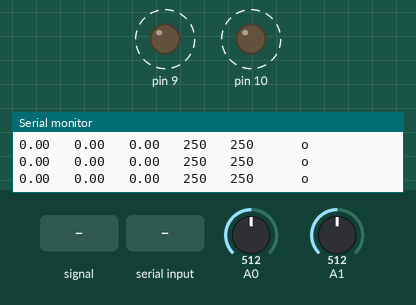
Recording of a sketch running on a simulated Arduino Uno, built for the host (arithmetic inside an expression is 32-bit, double 64-bit). Parts: output pins drawn as LEDs (lit = HIGH), the last lines printed to the serial monitor. Dashed ring = blinking. The test bench sets the inputs (shaded band); at power-on: A0 = 512, A1 = 512.

Above: at 1.2 s.
1.3 s: A0 fed a 200 Hz sine of ±81 counts around its level
At 1.48 s:
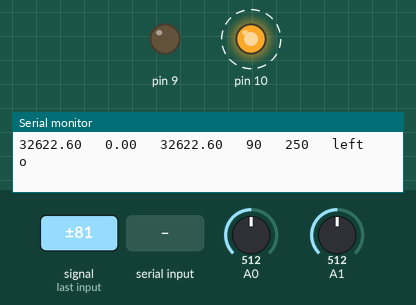
4.3 s: A0 set to 716
At 6.5 s:
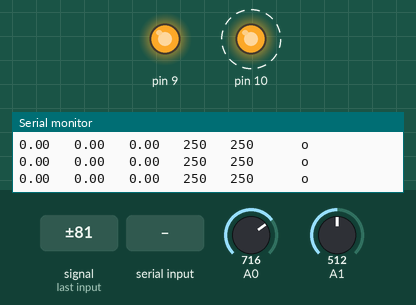
7.3 s: A1 set to 716
10.3 s: "90,45\n" received over Serial
At 11.2 s:
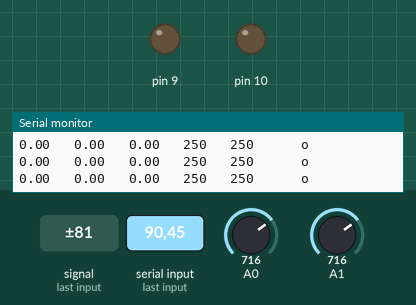
Timing chart, 0 to 13.3 s (numbered marks = the images above; inputs shaded):
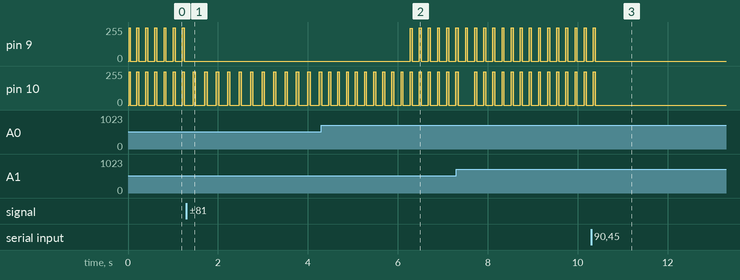

The sketch:

arduinoCode.ino
```cpp
int left_full=250;
int right_full=250;
int left_now;
int right_now;
int ifs=0;
double coco=0;
char asd[100];
char asd1[100];
double hightotal;
double hightotal1;
double highindex=0;
double highindex1=0;
int left=0;
int right=0;
int c=0;
double change;
double total;
double total1;
int start=1;
int inde=0;
void setup() {
  // put your setup code here, to run once:
  analogReference(INTERNAL1V1);
   Serial.begin(9600);
   //setP16( );   // Prescaler = 16
  //setP128( ); // Prescaler = 128 = default
   left_now=left_full;
   right_now=right_full;
    analogWrite(9, 0);//9 ports use for left pwm
  analogWrite(10, 0);//10 ports use for right pwm
  /*
  for(int j=0;j<5;j++)
  {
    total=0;
    total1=0;
    hightotal=0;
    hightotal1=0;
    for(int i=0;i<100;i++)
    {
       asd1[i] = analogRead(A1);
       asd[i] = analogRead(A0);
       total+=asd[i];
       total1+=asd1[i];
    }
    total=total/100;
    total1=total1/100;
    for(int i=0;i<100;i++)
    {
      hightotal+=(total-asd[i])*(total-asd[i]);
      hightotal1+=(total1-asd1[i])*(total1-asd1[i]);
    }
   //  Serial.print("all is ");
       //Serial.println(highindex);
       hightotal/=10;
       hightotal1/=10;
       hightotal=abs(hightotal);
       hightotal1=abs(hightotal1);
       coco+=hightotal-hightotal1;
  }

  coco/=5*/
  coco=0;
  Serial.println("coco");  // 100

  Serial.println(coco);  // 100

}
void setP16( ) {
  Serial.println("ADC Prescaler = 16");  // 100
  ADCSRA |=  (1 << ADPS2);   // 1
  ADCSRA &=  ~(1 << ADPS1);  // 0
  ADCSRA &=  ~(1 << ADPS0);  // 0
}
void loop() {
  // put your main code here, to run repeatedly:

   if (Serial.available() > 0) {
              // read the incoming byte:
              inde = Serial.parseInt();
              if(inde==0)
              {
                if(start==0)
                {
                  start=1;
                }
                else
                {
                  start=0;
                }
              }

      }
  total=0;
  total1=0;
  hightotal=0;
  hightotal1=0;
  highindex=0;
  highindex1=0;
  for(int i=0;i<100;i++)
  {
     asd1[i] = analogRead(A1);
     asd[i] = analogRead(A0);
     total+=asd[i];
     total1+=asd1[i];
  }
  total=total/100;
  total1=total1/100;
  for(int i=0;i<100;i++)
  {
    hightotal+=(total-asd[i])*(total-asd[i]);
    hightotal1+=(total1-asd1[i])*(total1-asd1[i]);
  }
 //  Serial.print("all is ");
     //Serial.println(highindex);
     hightotal/=10;
     hightotal1/=10;
     hightotal=abs(hightotal);
     hightotal1=abs(hightotal1);
     change=hightotal-hightotal1;
     //hightotal1+=18;

  Serial.print(hightotal);
  Serial.print("   ");
  Serial.print(hightotal1);
  Serial.print("   ");
  Serial.print(change);
//  if(hightotal>39&&hightotal1<26)
//  {
//    Serial.println("   right");
//  }
//  else if(hightotal<37&&hightotal1>27)
//  {
//    Serial.println("   left");
//  }
//  else if(hightotal>47)
//  {
//    Serial.println("   right super");
//  }
//  else if(hightotal1>30)
//  {
//    Serial.println("   left super");
//
//  }
  if(change>coco+1.5)
  {
     if(right_now==right_full)
     {
       left_now-=40;
       if(left_now<0)
       {
         left_now=0;
       }
     }
     else
     {
       right_now+=40;
       if(right_now>right_full)
       {
         right_now=right_full;
       }
     }
     Serial.print("   ");
     Serial.print(left_now);
     Serial.print("   ");
     Serial.print(right_now);
     Serial.print("   left");
  }
  else if(change<coco-1.5)
  {
    if(left_now==left_full)
     {
       right_now-=40;
       if(right_now<0)
       {
         right_now=0;
       }
     }
     else
     {
       left_now+=40;
       if(left_now>left_full)
       {
         left_now=left_full;
       }
     }
     Serial.print("   ");
     Serial.print(left_now);
     Serial.print("   ");
     Serial.print(right_now);
     Serial.print("   right");
  }
  else
  {

    if(right_now!=right_full)
    {
      right_now+=5;
    }
    else
    {
      left_now+=5;
    }
    if(right_now>right_full)
    {
      right_now=right_full;
    }
    if(left_now>left_full)
    {
      left_now=left_full;
    }
    Serial.print("   ");
    Serial.print(left_now);
    Serial.print("   ");
    Serial.print(right_now);
    Serial.print("   ");
  }

  if(start==0)
  {
    analogWrite(9, 0);//9 ports use for left pwm
    analogWrite(10, 0);//10 ports use for right pwm
     Serial.println("   c");

  }
  else
  {
    if(ifs%5<1)
    {
      if(left_now<(left_full*14/15))
      {
        analogWrite(9, 0);//9 ports use for left pwm
        analogWrite(10, right_now);//10 ports use for right pwm
      }
      else if(right_now<(right_full*14/15))
      {
        analogWrite(9, left_now);//9 ports use for left pwm
        analogWrite(10, 0);//10 ports use for right pwm
      }
      else
      {
        analogWrite(9, left_now);//9 ports use for left pwm
        analogWrite(10, right_now);//10 ports use for right pwm
      }
    }
    else
    {
      analogWrite(9, 0);//9 ports use for left pwm
      analogWrite(10, 0);//10 ports use for right pwm
    }
    ifs++;
    Serial.println("   o");
  }
//  if(hightotal>hightotal1)
//  {
//    change=hightotal-hightotal1;
//    analogWrite(9, left_full);//9 ports use for left pwm
//    analogWrite(10, right_full-change*80);
//  }
//  else
//  {
//    change=hightotal-hightotal1;
//    analogWrite(9, left_full-change*80);
//    analogWrite(10, right_full);
//  }
   // Serial.println(total);
   //  Serial.print(",");

}
```

Measured:
- after the input at 1.3 s, pin 9: stops changing and stays 0/255; pin 10: alternates 250/255 for 0.05 s and 0/255 for 0.20 s, starting after 0.15 s
- after the input at 4.3 s, pin 9: 0/255 → 245/255 after 2.0 s, then repeats every 0.20 s: 0/255 0.16 s, 250/255 0.04 s
- after the input at 10.3 s, pin 9, pin 10: goes on until 10.4 s, then stays 0/255
- by itself, pin 9, pin 10: alternates 250/255 for 0.04 s and 0/255 for 0.16 s
